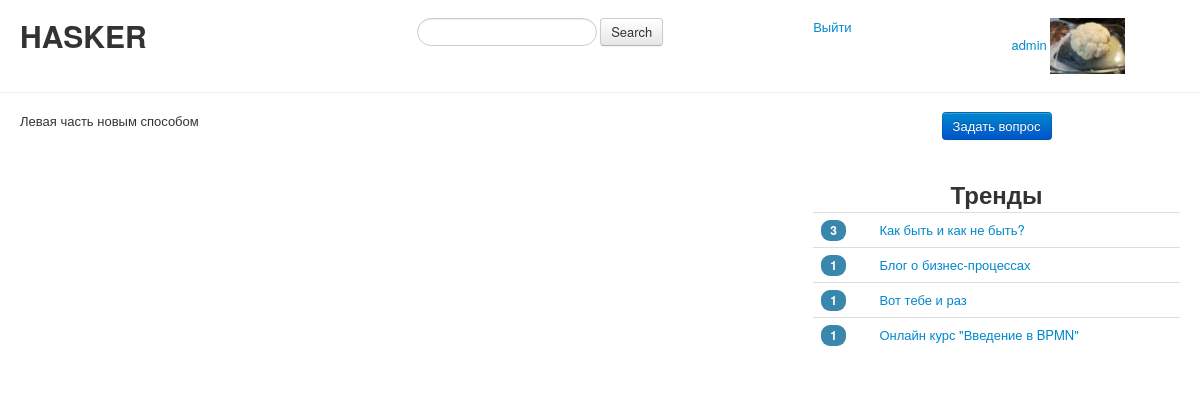
The app's page / (signed in) with its own data.
### questions/models.py (models this page shows, shortened)
class Questions(models.Model):
    class Meta:
        verbose_name = 'Question'
        verbose_name_plural = 'Questions'
    title = models.CharField(max_length=50, verbose_name='Заголовок')
    body = models.TextField(verbose_name='Текст вопроса')
    author = models.ForeignKey(
        User,
        on_delete=models.DO_NOTHING
    )
    create_date = models.DateTimeField(auto_now_add=True)
    tags = models.ManyToManyField(Tags)

### questions/views.py (the view)
# urls.py: path('', index, name='index'),
def index(request):
    context = {}
    if request.user.is_authenticated:
        profile = UserProfile.objects.filter(user=request.user)
        context['photo'] = profile[0].photo
    get_trends(context)
    return render(request, 'questions/index.html', context)

### questions/views.py (called while the page is built)
def get_trends(context: dict):
    trends = QuestionVotes.objects.values('question__title', 'question_id').annotate(count=Count('question')).order_by('-count')[:20]
    context['trends'] = trends

### questions/Templates/questions/index.html (shortened to what this page needs)
{% extends 'base.html'%}
{% block leftbody %}
    Левая часть новым способом
{% endblock %}

### questions/Templates/base.html (shortened to what this page needs)
<!DOCTYPE html>
<html lang="ru">
<head>
    {% load static %}
    <link href="{% static 'css/bootstrap.css' %}" rel="stylesheet">
    <link href="{% static 'css/bootstrap-responsive.css' %}" rel="stylesheet">
</head>
<body>
    <div class="container-fluid">
        <br>
        <div class="row-fluid">
            <div class="span4">
                <h1>HASKER</h1>
            </div>
            <div class="span4">
                <form class="form-search">
                  <input type="text" class="input-medium search-query">
                  <button type="submit" class="btn">Search</button>
                </form>
            </div>
            <div class="span2">
                {% if user.is_authenticated %}
                  <a href="{% url 'registration:logout' %}">Выйти</a>
                {% else %}
                  <a href="{% url 'registration:login' %}">Войти</a>
                {% endif %}
            </div>
            <div class="span2">
                {% if user.is_authenticated %}
                    <a href="{% url 'registration:editprofile' %}">{{ user.username }}</a>
                    <img src="{{ photo.url }}" height="75" width="75">
                {% else %}
                    <form action="{% url 'registration:registration' %}">
                        <button class="btn btn-primary" type="submit">Зарегистрироваться</button>
                    </form>
                {% endif %}
            </div>
        </div>
    </div>
    <hr>
    <div class="container-fluid">
      <div class="row-fluid">
        <div class="span8">
            {% block leftbody %}
            {% endblock %}
        </div>
        <div class="span4">
        {% if user.is_authenticated %}
            <div class="pagination-centered">
                 <form action="{% url 'questions:createquestion' %}">
                        <button class="btn btn-primary" type="submit">Задать вопрос</button>
                 </form>
            </div>
        {% endif %}
            <br>
            <div class="pagination-centered">
                <h2>Тренды</h2>
            </div>
            <div>
                 <table class="table">
                    {% for trend in trends %}
                    <tr>
                        <td><span class="badge badge-info">{{ trend.count }}</span></td>
                        <td><a href="{% url 'questions:questionview' trend.question_id %}">{{ trend.question__title }}</a></td>
                    </tr>
                    {% endfor %}
                 </table>
            </div>
        </div>
      </div>
    </div>
</body>
</html>

### records on screen
Questions: count "3", question__title "Как быть и как не быть?"
Questions: count "1", question__title "Блог о бизнес-процессах"
Questions: count "1", question__title "Вот тебе и раз"
Questions: count "1", question__title "Онлайн курс \"Введение в BPMN\""

### other values on screen
{{ user.username }} "admin"
